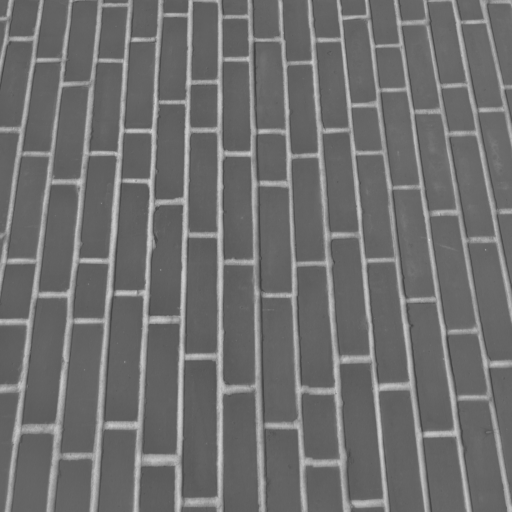
#> input picture skimage.data.brick(), 512 x 512 px; the run also reads 1 picture not shown here
$ jupyter execute --allow-errors MCIS600-CAPSTONE-IMB.ipynb   (shell and % lines are left out)   (older library calls are emulated)
#> lines starting #> are read from the running program, lines starting #| are printed output that depends on the picture
### Notebook_Files/gabor_example.py
# https://scikit-image.org/docs/stable/auto_examples/features_detection/plot_gabor.html

import matplotlib.pyplot as plt
import numpy as np
from scipy import ndimage as ndi

from skimage import data
from skimage.util import img_as_float
from skimage.filters import gabor_kernel


def compute_feats(image, kernels):
    feats = np.zeros((len(kernels), 2), dtype=np.double)
    for k, kernel in enumerate(kernels):
        filtered = ndi.convolve(image, kernel, mode='wrap')
        feats[k, 0] = filtered.mean()
        feats[k, 1] = filtered.var()
    return feats


# [9 lines left out: function match, not called in this run]

def gabor_example():
    # prepare filter bank kernels
    kernels = []
    for theta in range(4):
        theta = theta / 4. * np.pi
        for sigma in (1, 3):
            for frequency in (0.05, 0.25):
                kernel = np.real(gabor_kernel(frequency, theta=theta,
                                              sigma_x=sigma, sigma_y=sigma))
                kernels.append(kernel)


    shrink = (slice(0, None, 3), slice(0, None, 3))
    brick = img_as_float(data.brick())[shrink]
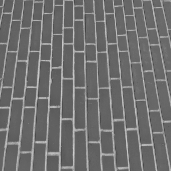
#> brick: shape (171, 171) float64; min 0.259, max 0.812, mean 0.437
    grass = img_as_float(data.grass())[shrink]
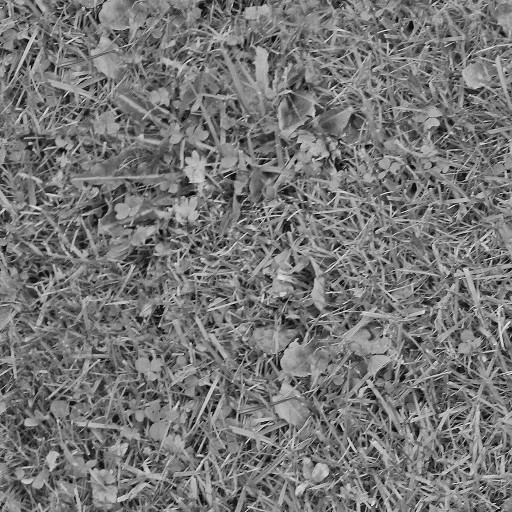
#> input picture skimage.data.grass(), 512 x 512 px
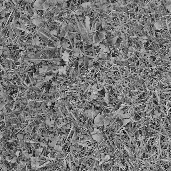
#> grass: shape (171, 171) float64; min 0.0118, max 0.945, mean 0.464
    gravel = img_as_float(data.gravel())[shrink]
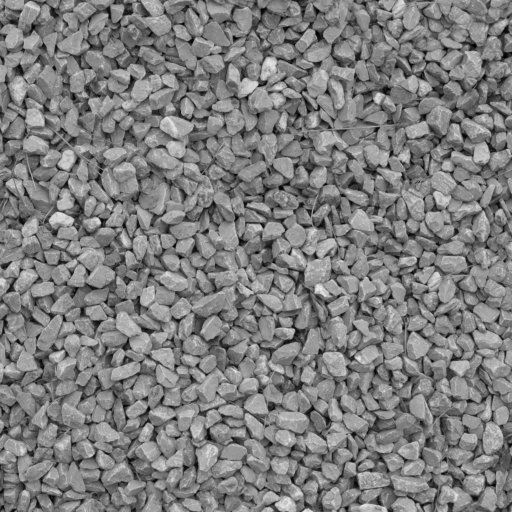
#> input picture skimage.data.gravel(), 512 x 512 px
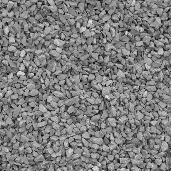
#> gravel: shape (171, 171) float64; min 0, max 0.91, mean 0.496
    image_names = ('brick', 'grass', 'gravel')
    images = (brick, grass, gravel)

    # prepare reference features
    ref_feats = np.zeros((3, len(kernels), 2), dtype=np.double)
    ref_feats[0, :, :] = compute_feats(brick, kernels)
#> after the loop in compute_feats, `for k, kernel in enumerate(kernels):`: feats = 16 rows, first 8: [0.416, 0.0036], [0.127, 0.00148], [0.281, 0.000546], [0.000418, 0.00035], [0.416, 0.00354], [0.127, 0.000742], [0.283, 0.000374], [6.74e-05, 5.41e-06]
    ref_feats[1, :, :] = compute_feats(grass, kernels)
#> the loop in compute_feats (call 2), `for k, kernel in enumerate(kernels):` made 16 passes
#> pass 1, in compute_feats (call 2), `filtered = ndi.convolve(image, kernel, mode='wrap')`:
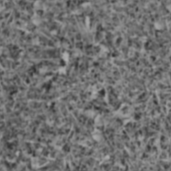
#> filtered: shape (171, 171) float64; min 0.18, max 0.692, mean 0.442
#> after the loop in compute_feats (call 2), `for k, kernel in enumerate(kernels):`: feats = 16 rows, first 8: [0.442, 0.00481], [0.135, 0.00149], [0.298, 0.000702], [0.000444, 0.000123], [0.442, 0.00481], [0.135, 0.00142], [0.301, 0.000698], [7.16e-05, 0.000114]
    ref_feats[2, :, :] = compute_feats(gravel, kernels)
#> the loop in compute_feats (call 3), `for k, kernel in enumerate(kernels):` made 16 passes
#> pass 1, in compute_feats (call 3), `filtered = ndi.convolve(image, kernel, mode='wrap')`:
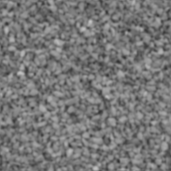
#> filtered: shape (171, 171) float64; min 0.196, max 0.769, mean 0.472
#> pass 2, in compute_feats (call 3), `filtered = ndi.convolve(image, kernel, mode='wrap')`:
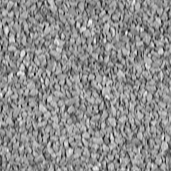
#> filtered: shape (171, 171) float64; min -0.0231, max 0.276, mean 0.144; drawn with min black and max white
#> pass 3, in compute_feats (call 3), `filtered = ndi.convolve(image, kernel, mode='wrap')`:
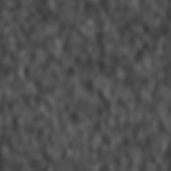
#> filtered: shape (171, 171) float64; min 0.233, max 0.416, mean 0.318
#> after the loop in compute_feats (call 3), `for k, kernel in enumerate(kernels):`: feats = 16 rows, first 8: [0.472, 0.00639], [0.144, 0.00173], [0.318, 0.000801], [0.000475, 0.000129], [0.472, 0.00639], [0.144, 0.00167], [0.321, 0.000773], [7.65e-05, 0.000117]

# [13 lines of commented-out code are left out]


    def power(image, kernel):
        # Normalize images for better comparison.
        image = (image - image.mean()) / image.std()
        return np.sqrt(ndi.convolve(image, np.real(kernel), mode='wrap')**2 +
                       ndi.convolve(image, np.imag(kernel), mode='wrap')**2)

    # Plot a selection of the filter bank kernels and their responses.
    results = []
    kernel_params = []
    for theta in (0, 1):
        theta = theta / 4. * np.pi
        for frequency in (0.1, 0.4):
            kernel = gabor_kernel(frequency, theta=theta)
            params = 'theta=%d,\nfrequency=%.2f' % (theta * 180 / np.pi, frequency)
            kernel_params.append(params)
            # Save kernel and the power image for each image
            results.append((kernel, [power(img, kernel) for img in images]))
#> after the loop, kernel_params = 4 items; results = 4 items

    fig, axes = plt.subplots(nrows=5, ncols=4, figsize=(5, 6))
    plt.gray()

    fig.suptitle('Image responses for Gabor filter kernels', fontsize=12)

    axes[0][0].axis('off')

    # Plot original images
    for label, img, ax in zip(image_names, images, axes[0][1:]):
        ax.imshow(img)
        ax.set_title(label, fontsize=9)
        ax.axis('off')
#> this loop made 3 passes
#> label on passes 1 to 3: 'brick', 'grass', 'gravel'

    for label, (kernel, powers), ax_row in zip(kernel_params, results, axes[1:]):
        # Plot Gabor kernel
        ax = ax_row[0]
        ax.imshow(np.real(kernel))
        ax.set_ylabel(label, fontsize=7)
        ax.set_xticks([])
        ax.set_yticks([])

        # Plot Gabor responses with the contrast normalized for each filter
        vmin = np.min(powers)
        vmax = np.max(powers)
        for patch, ax in zip(powers, ax_row[1:]):
            ax.imshow(patch, vmin=vmin, vmax=vmax)
            ax.axis('off')
#> this loop made 4 passes
#> (vmin, vmax) on passes 1 to 4: (0.00054, 0.453), (0.000137, 0.96), (0.000193, 0.282), (6.96e-05, 0.644)

    plt.show()
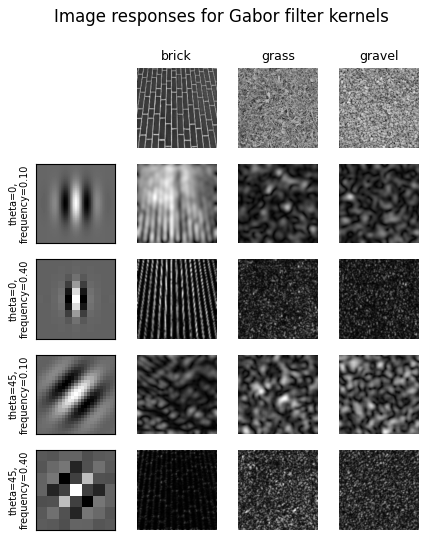
#> figure drawn by matplotlib, 19 panels
#> (the rest of the program and of its run is left out)
